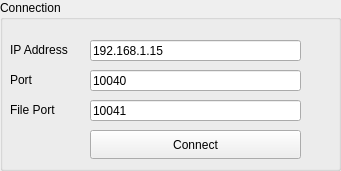
     <widget class="QGroupBox" name="grBoxConnection">
      <property name="geometry">
       <rect>
        <x>20</x>
        <y>30</y>
        <width>341</width>
        <height>171</height>
       </rect>
      </property>
      <property name="font">
       <font>
        <italic>false</italic>
        <bold>false</bold>
       </font>
      </property>
      <property name="title">
       <string>Connection</string>
      </property>
      <property name="flat">
       <bool>false</bool>
      </property>
      <property name="checkable">
       <bool>false</bool>
      </property>
      <widget class="QPushButton" name="btnConnect">
       <property name="geometry">
        <rect>
         <x>90</x>
         <y>130</y>
         <width>211</width>
         <height>29</height>
        </rect>
       </property>
       <property name="text">
        <string>Connect</string>
       </property>
      </widget>
      <widget class="QLabel" name="lblIpAddress">
       <property name="geometry">
        <rect>
         <x>10</x>
         <y>40</y>
         <width>81</width>
         <height>20</height>
        </rect>
       </property>
       <property name="text">
        <string>IP Address</string>
       </property>
      </widget>
      <widget class="QLineEdit" name="txtBoxIPAddress">
       <property name="geometry">
        <rect>
         <x>90</x>
         <y>40</y>
         <width>211</width>
         <height>21</height>
        </rect>
       </property>
       <property name="text">
        <string>192.168.1.15</string>
       </property>
      </widget>
      <widget class="QLabel" name="lblPort">
       <property name="geometry">
        <rect>
         <x>10</x>
         <y>70</y>
         <width>71</width>
         <height>20</height>
        </rect>
       </property>
       <property name="text">
        <string>Port</string>
       </property>
      </widget>
      <widget class="QLineEdit" name="txtBoxPort">
       <property name="geometry">
        <rect>
         <x>90</x>
         <y>70</y>
         <width>211</width>
         <height>21</height>
        </rect>
       </property>
       <property name="text">
        <string>10040</string>
       </property>
      </widget>
      <widget class="QLabel" name="lblFilePort">
       <property name="geometry">
        <rect>
         <x>10</x>
         <y>100</y>
         <width>71</width>
         <height>20</height>
        </rect>
       </property>
       <property name="text">
        <string>File Port</string>
       </property>
      </widget>
      <widget class="QLineEdit" name="txtBoxFilePort">
       <property name="geometry">
        <rect>
         <x>90</x>
         <y>100</y>
         <width>211</width>
         <height>21</height>
        </rect>
       </property>
       <property name="text">
        <string>10041</string>
       </property>
      </widget>
     </widget>
